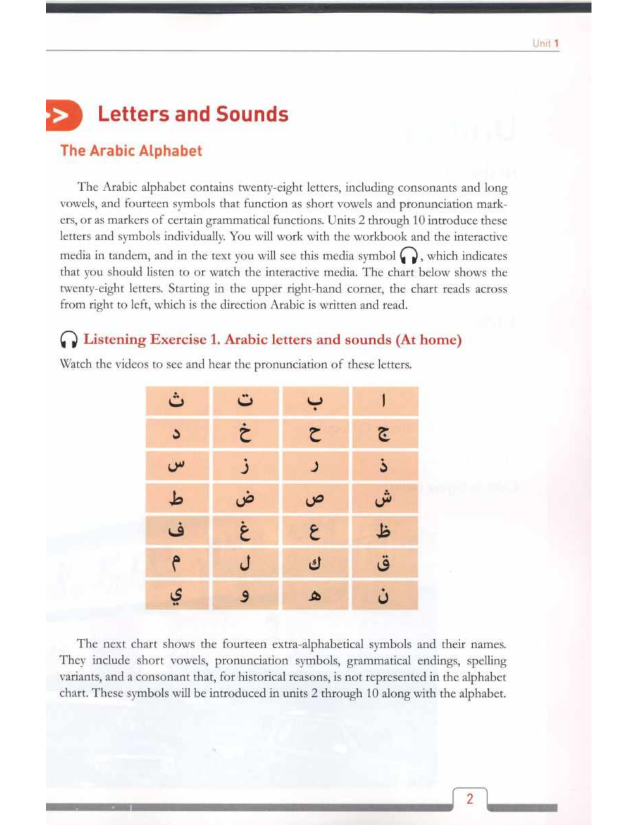
#> input picture work/arabic/page_16.png, 1275 x 1650 px (shown at 1/2 size)
$ python find_crop_boxes.py ../work/arabic/page_16.png
#> lines starting #> are read from the running program, lines starting #| are printed output that depends on the picture; after the words box and inside, x2 and y2 are one past the last pixel; in counts of white or black regions, pixels touching at a corner belong together
#!/usr/bin/env python3
"""MEASURE where a scanned page's tables/charts actually sit, instead of eyeballing a box.

Why (2026-08-08, Arabic Unit 1): three rounds of hand-picked crop boxes each shipped a
defect, the worst being the alphabet chart with its entire right-hand column sliced off.
Measuring showed why instantly — the chart runs to x=0.656 and the box cut it at 0.625.
Eyeballing a box off a rendered page is not a reliable way to find an object's edge; the
page's own pixels are.

Method: a coloured table's fill is a narrow RGB band, so mask for it and segment the page
into contiguous horizontal BANDS of fill. Each band is one object (or one row-group of an
object); the printed header/heading decorations show up as their own thin bands and are
easy to discard by height. Report each band's bounds as page FRACTIONS, ready to paste
into a crop config.

    .venv/bin/python scripts/find_crop_boxes.py work/<source>/page_16.png

Limits: works on colour-filled tables. A black-on-white table or a photo has no fill band —
measure those by rendering the page and reading coordinates, then still let the crop
builder's no-clip assertion prove the box is right.
"""
import sys
import numpy as np
from PIL import Image

# the printed fill of these charts; widen only if a source uses a different palette
LO = dict(r=225, g_lo=165, g_hi=230, b_lo=135, b_hi=210)

def bands(path, min_px=25, gap=12, min_h=30):
#> called with path = '../work/arabic/page_16.png', min_px = 25, gap = 12, min_h = 30
    im = np.asarray(Image.open(path).convert("RGB")).astype(int)
    r, g, b = im[:, :, 0], im[:, :, 1], im[:, :, 2]
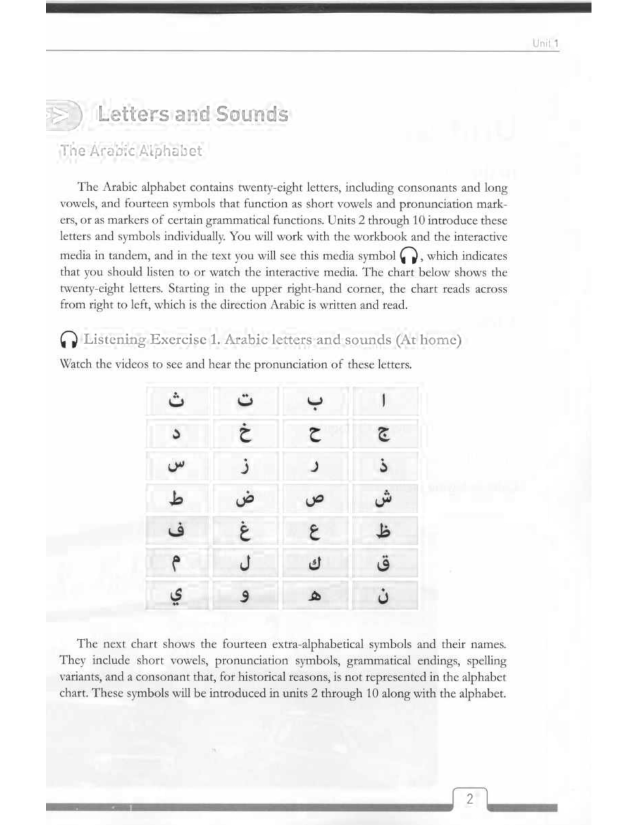
#> r: shape (1650, 1275) int64 (shown at 1/2 size); min 7, max 255, mean 243.5
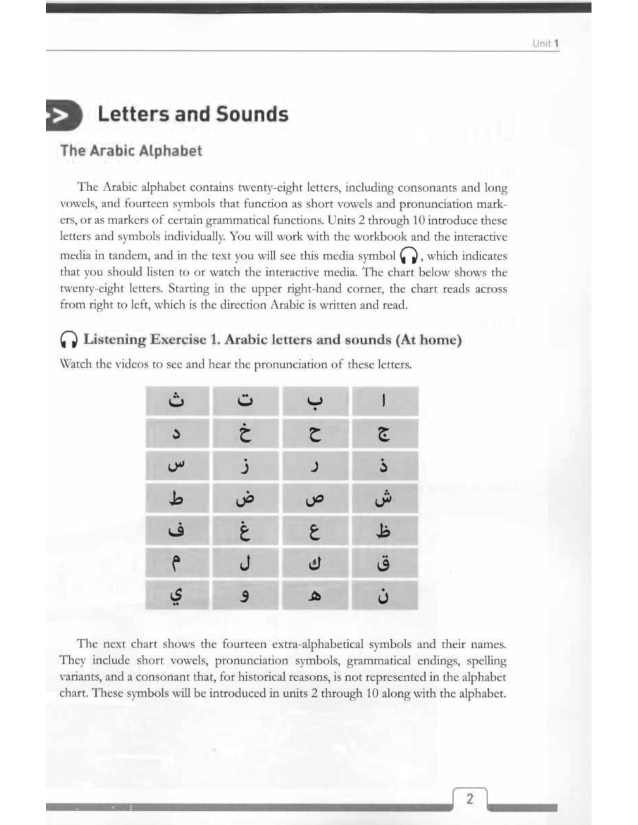
#> g: shape (1650, 1275) int64 (shown at 1/2 size); min 2, max 255, mean 238.1
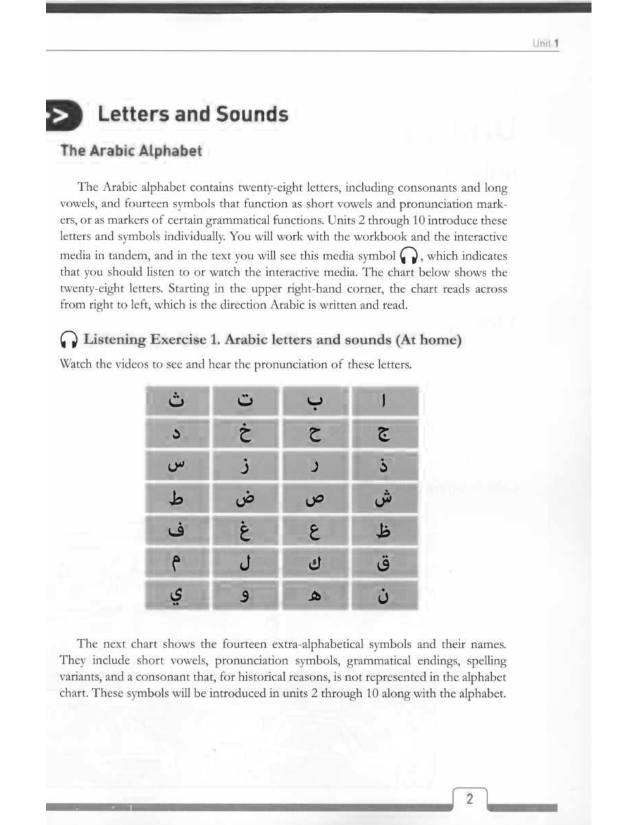
#> b: shape (1650, 1275) int64 (shown at 1/2 size); min 0, max 255, mean 235.3
    fill = (r > LO["r"]) & (g > LO["g_lo"]) & (g < LO["g_hi"]) & (b > LO["b_lo"]) & (b < LO["b_hi"])
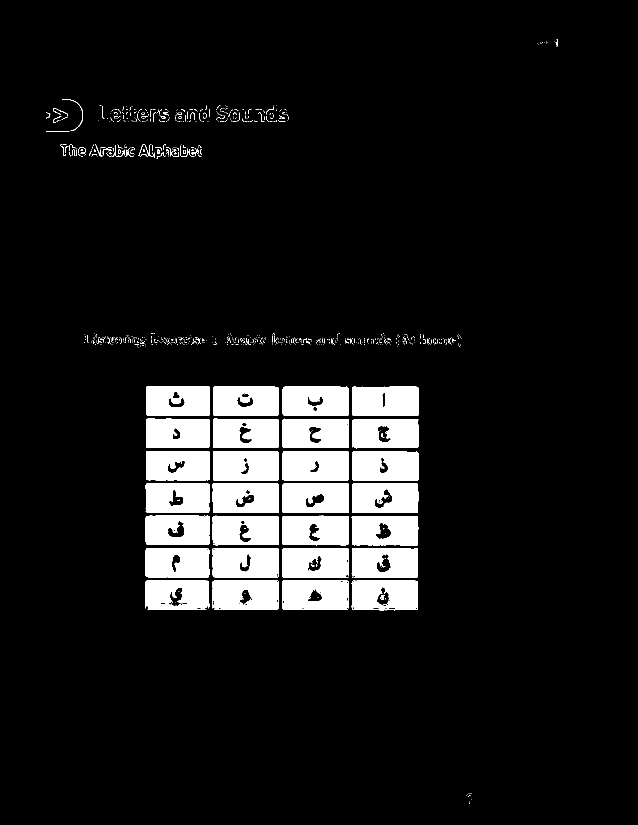
#> fill: shape (1650, 1275) bool (shown at 1/2 size); 9.8% white; 765 white regions (700 under 20 px), largest, box (x1, y1, x2, y2) and area: (565, 902, 698, 961) 7594, (704, 773, 838, 832) 7592, (426, 902, 558, 961) 7513
    H, W = fill.shape
#> H = 1650; W = 1275
    on = fill.sum(1) > min_px
    out, start, last = [], None, -999
    for y, v in enumerate(on):
        if v:
            if start is None:
                start = y
            last = y
        elif start is not None and y - last > gap:
            out.append((start, last)); start = None
#> after the loop, out = [(219, 243), (262, 262), (293, 312), (674, 688), (773, 1219)]
    if start is not None:
        out.append((start, last))

    print(f"{path}  ({W}x{H})")
#| ../work/arabic/page_16.png  (1275x1650)
    keep = []
    for s, e in out:
        cols = fill[s:e + 1].sum(0)
        xs = np.where(cols > 3)[0]
        if not len(xs):
            continue
        tag = "" if (e - s) >= min_h else "   <- thin: probably a heading rule, not the object"
        print(f"   y {s/H:.3f}-{e/H:.3f}   x {xs.min()/W:.3f}-{xs.max()/W:.3f}   h={e-s}px{tag}")
        if (e - s) >= min_h:
            keep.append((xs.min()/W, s/H, xs.max()/W, e/H))
#> this loop made 5 passes
#|    y 0.133-0.147   x 0.076-0.452   h=24px   <- thin: probably a heading rule, not the object
#|    y 0.178-0.189   x 0.099-0.315   h=19px   <- thin: probably a heading rule, not the object
#|    y 0.408-0.417   x 0.137-0.719   h=14px   <- thin: probably a heading rule, not the object
#|    y 0.468-0.739   x 0.227-0.656   h=446px
#> after the loop, keep = [(0.227, 0.468, 0.656, 0.739)]
    if keep:
        x0 = min(k[0] for k in keep); y0 = min(k[1] for k in keep)
#> after `x0 = min((k[0] for k in keep))`: x0 = 0.227
#> after `y0 = min((k[1] for k in keep))`: y0 = 0.468
        x1 = max(k[2] for k in keep); y1 = max(k[3] for k in keep)
#> after `x1 = max((k[2] for k in keep))`: x1 = 0.656
#> after `y1 = max((k[3] for k in keep))`: y1 = 0.739
        pad = 0.015
        print(f"\n   union of substantial bands, padded {pad:.3f}:")
        print(f"   ({max(0,x0-pad):.3f}, {max(0,y0-pad):.3f}, "
              f"{min(1,x1+pad):.3f}, {min(1,y1+pad):.3f})")
#|    (0.212, 0.453, 0.671, 0.754)
        print("   NB: a page with two separate objects gives two band groups — crop them "
              "separately rather than taking this union.")

if __name__ == "__main__":
    for p in sys.argv[1:]:
        bands(p); print()

$ run again, with work/arabic/page_17.png copied over work/arabic/page_16.png
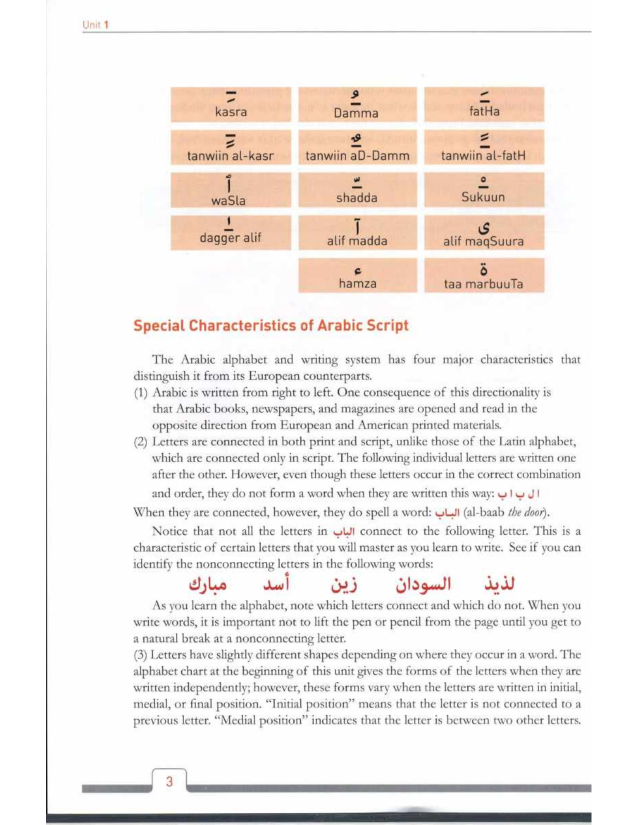
#> input picture work/arabic/page_17.png, 1275 x 1650 px (shown at 1/2 size)
#> in bands, `r, g, b = im[:, :, 0], im[:, :, 1], im[:, :, 2]`:
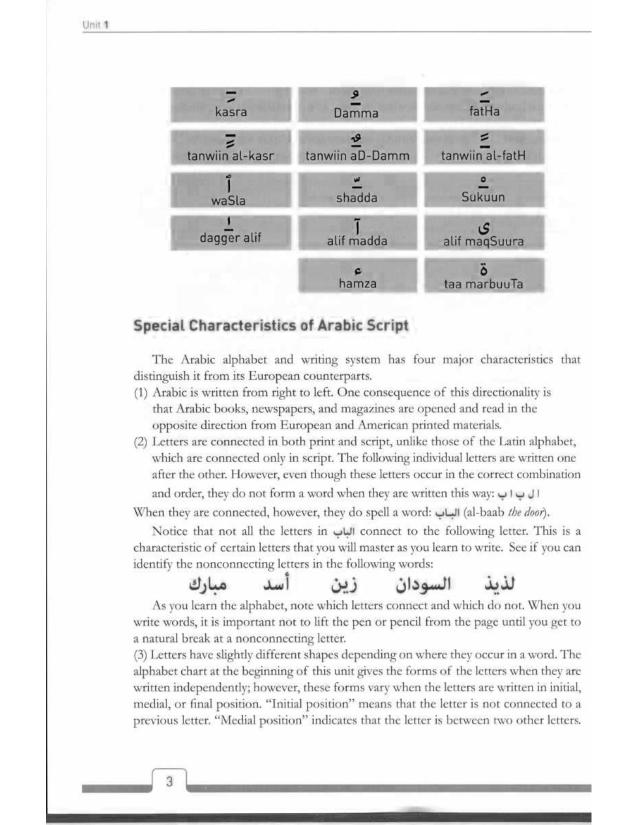
#> b: shape (1650, 1275) int64 (shown at 1/2 size); min 0, max 255, mean 233.6
#> in bands, `fill = (r > LO["r"]) & (g > LO["g_lo"]) & (g < LO["g_hi"]) & (b > LO["..`:
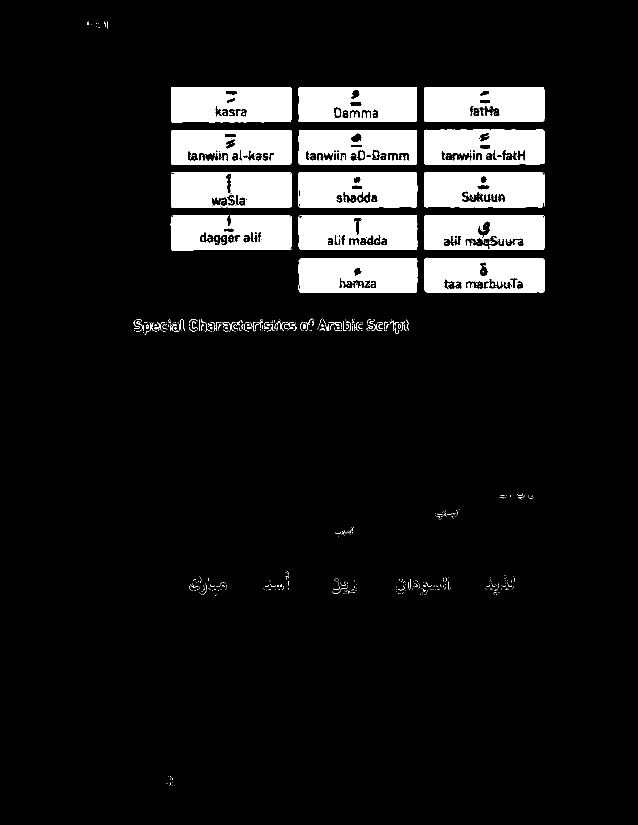
#> fill: shape (1650, 1275) bool (shown at 1/2 size); 10.1% white; 649 white regions (582 under 20 px), largest, box (x1, y1, x2, y2) and area: (342, 174, 583, 245) 15890, (849, 174, 1089, 244) 15622, (342, 345, 583, 416) 15456
#> the loop in bands, `for y, v in enumerate(on):` made 1650 passes
#> start on pass 175: 174
#> after the loop in bands, `for y, v in enumerate(on):`: out = [(174, 244), (259, 329), (344, 414), (430, 500), (516, 584), (638, 662), (1170, 1180)]
#| ../work/arabic/page_16.png  (1275x1650)
#> the loop in bands, `for s, e in out:` made 7 passes
#> (printed output is left out)
#> after the loop in bands, `for s, e in out:`: keep = [(0.268, 0.105, 0.853, 0.148), (0.268, 0.157, 0.853, 0.199), (0.268, 0.208, 0.853, 0.251), (0.267, 0.261, 0.853, 0.303), (0.468, 0.313, 0.853, 0.354)]
#> x0 = 0.267
#> y0 = 0.105
#> x1 = 0.853
#> y1 = 0.354
#|    (0.252, 0.090, 0.868, 0.369)

$ run again, with work/arabic/page_25.png copied over work/arabic/page_16.png
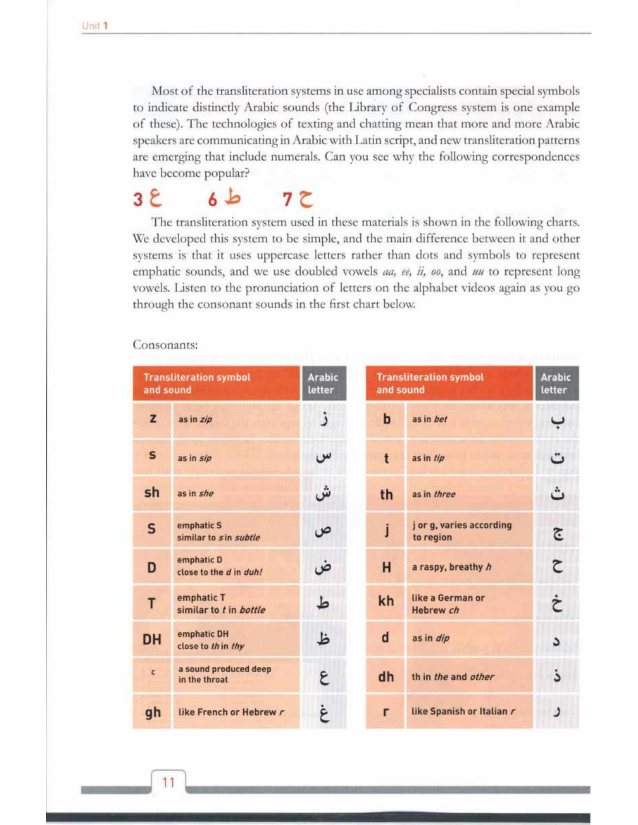
#> input picture work/arabic/page_25.png, 1275 x 1650 px (shown at 1/2 size)
#> in bands, `r, g, b = im[:, :, 0], im[:, :, 1], im[:, :, 2]`:
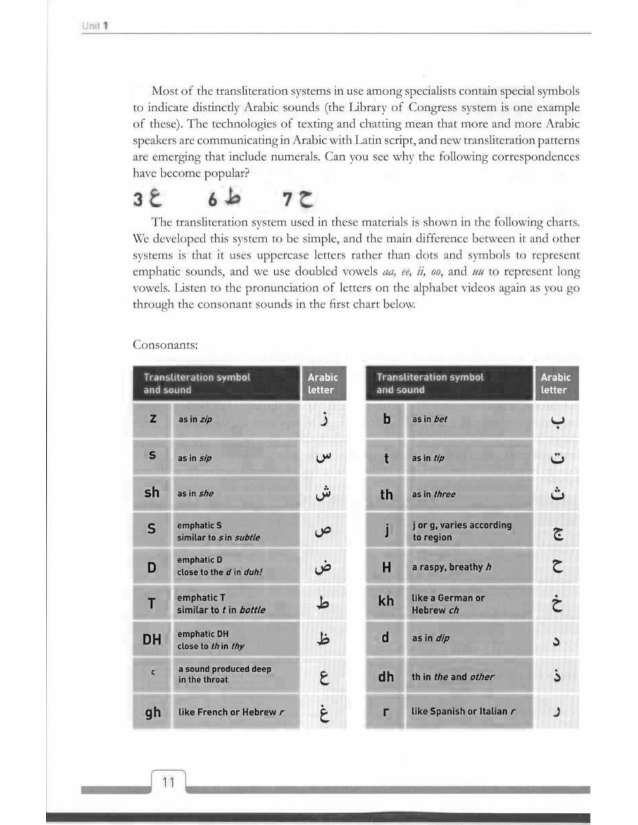
#> b: shape (1650, 1275) int64 (shown at 1/2 size); min 0, max 255, mean 223.5
#> in bands, `fill = (r > LO["r"]) & (g > LO["g_lo"]) & (g < LO["g_hi"]) & (b > LO["..`:
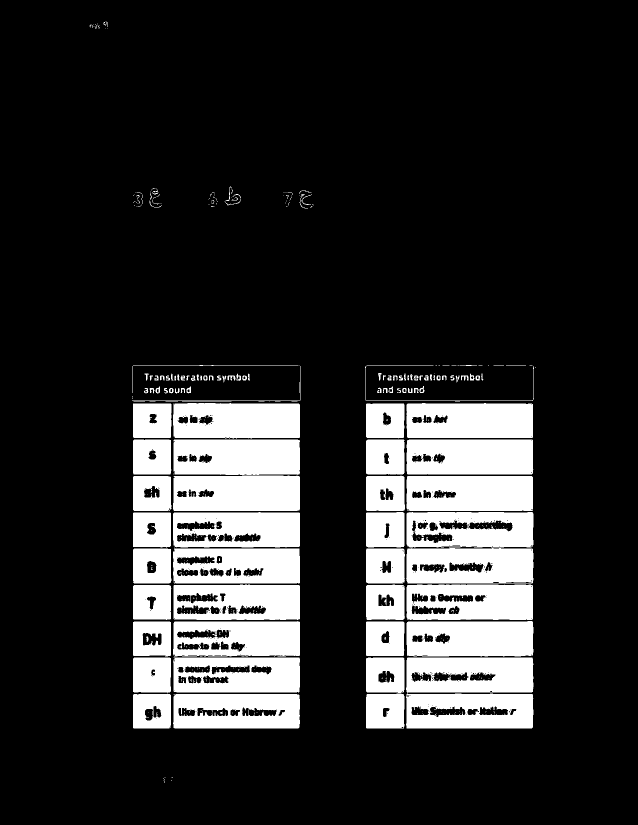
#> fill: shape (1650, 1275) bool (shown at 1/2 size); 18% white; 408 white regions (294 under 20 px), largest, box (x1, y1, x2, y2) and area: (346, 951, 600, 1022) 17140, (347, 879, 600, 950) 17067, (813, 879, 1067, 949) 16987
#> after the loop in bands, `for y, v in enumerate(on):`: out = [(384, 408), (730, 731), (747, 760), (776, 785), (801, 1456)]
#| ../work/arabic/page_16.png  (1275x1650)
#> the loop in bands, `for s, e in out:` made 5 passes
#> (printed output is left out)
#> after the loop in bands, `for s, e in out:`: keep = [(0.209, 0.485, 0.836, 0.882)]
#> x0 = 0.209
#> y0 = 0.485
#> x1 = 0.836
#> y1 = 0.882
#|    (0.194, 0.470, 0.851, 0.897)

$ run again, with work/arabic/page_26.png copied over work/arabic/page_16.png
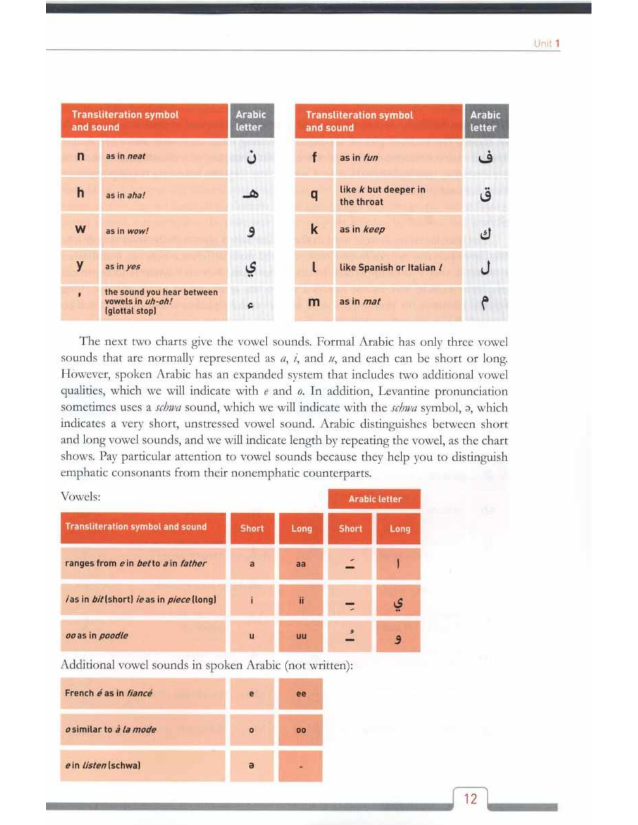
#> input picture work/arabic/page_26.png, 1275 x 1650 px (shown at 1/2 size)
#> in bands, `r, g, b = im[:, :, 0], im[:, :, 1], im[:, :, 2]`:
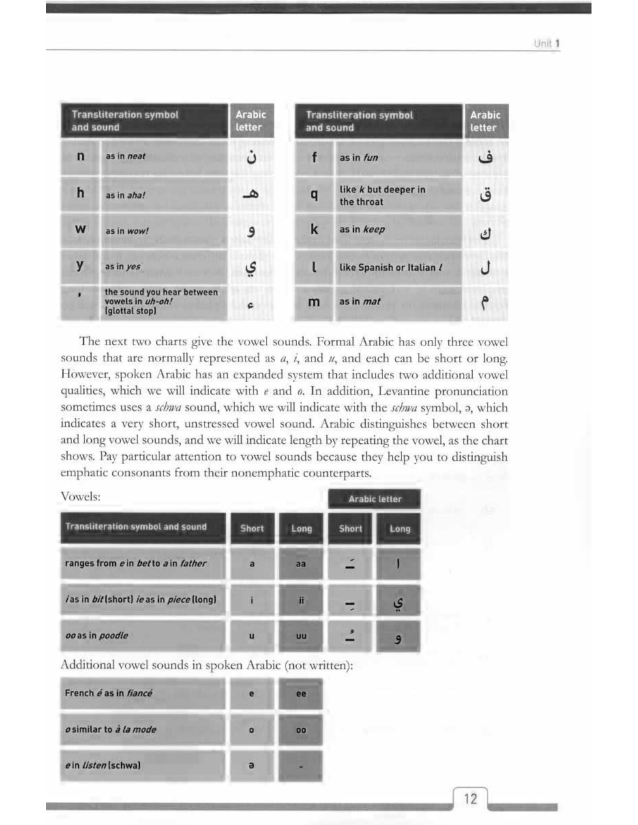
#> b: shape (1650, 1275) int64 (shown at 1/2 size); min 0, max 255, mean 219.6
#> in bands, `fill = (r > LO["r"]) & (g > LO["g_lo"]) & (g < LO["g_hi"]) & (b > LO["..`:
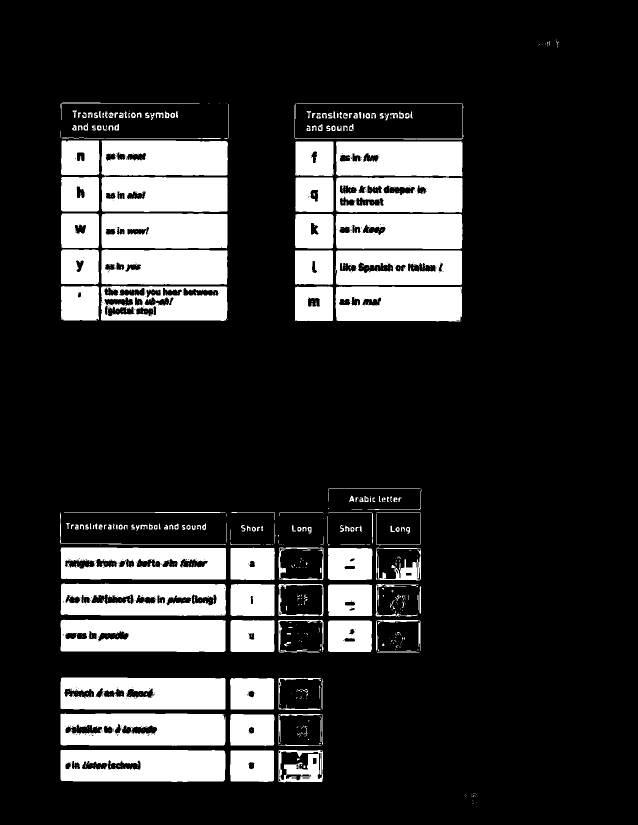
#> fill: shape (1650, 1275) bool (shown at 1/2 size); 18.5% white; 569 white regions (369 under 20 px), largest, box (x1, y1, x2, y2) and area: (121, 1239, 452, 1304) 19499, (121, 1500, 451, 1564) 19053, (121, 1355, 451, 1419) 18898
#> after the loop in bands, `for y, v in enumerate(on):`: out = [(205, 207), (222, 236), (251, 261), (275, 642), (977, 977), (995, 1003), (1018, 1025), (1048, 1063), (1087, 1304), (1355, 1563)]
#| ../work/arabic/page_16.png  (1275x1650)
#> the loop in bands, `for s, e in out:` made 10 passes
#> (printed output is left out)
#> after the loop in bands, `for s, e in out:`: keep = [(0.0957, 0.167, 0.725, 0.389), (0.0949, 0.659, 0.66, 0.79), (0.0949, 0.821, 0.506, 0.947)]
#> x0 = 0.0949
#> y0 = 0.167
#> x1 = 0.725
#> y1 = 0.947
#|    (0.080, 0.152, 0.740, 0.962)
